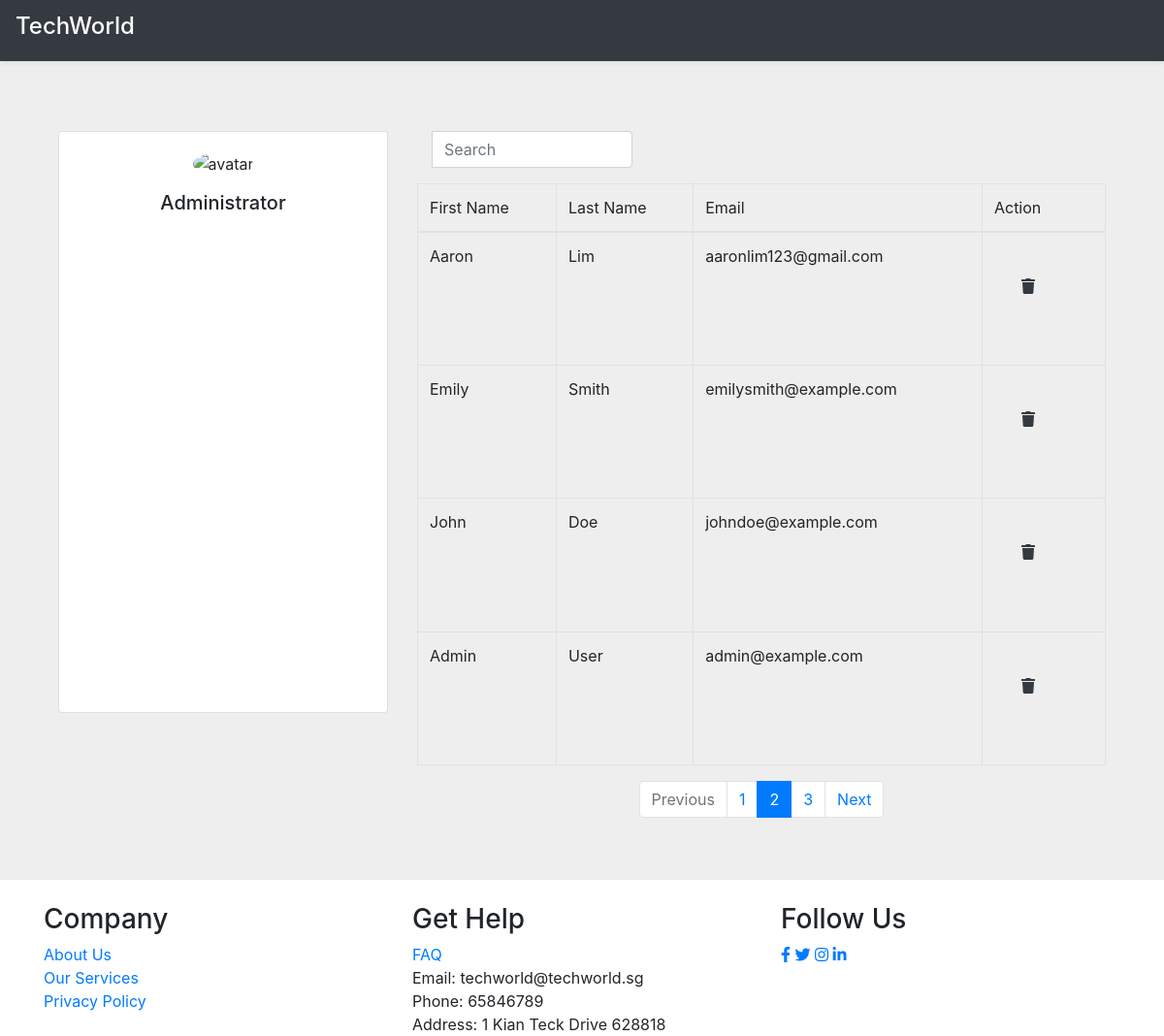
The app's page /administrator (signed in), older data.
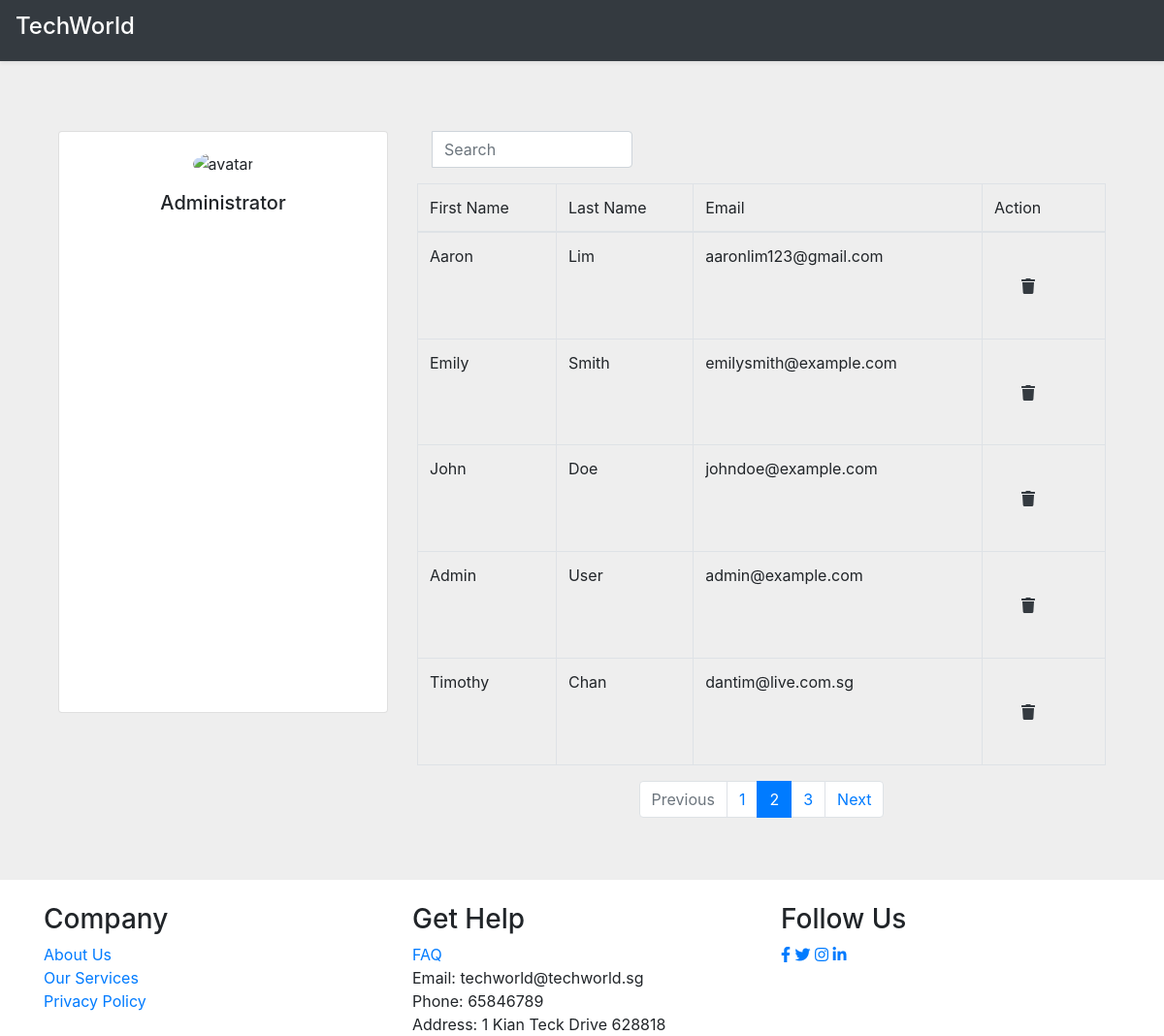
The same page, newer data.
### tables this page shows
CREATE TABLE Accounts (
    account_id INTEGER PRIMARY KEY AUTOINCREMENT,
    userid INTEGER,
    First_name VARCHAR(50) NOT NULL,
    Last_name VARCHAR(50) NOT NULL,
    date_of_birth TEXT NOT NULL, -- Format: YYYY-MM-DD
    gender TEXT, 
    FOREIGN KEY (userid) REFERENCES Users(user_id)
);

CREATE TABLE Users (
    user_id INTEGER PRIMARY KEY AUTOINCREMENT,
    email VARCHAR(50) UNIQUE NOT NULL,
    is_admin TEXT,
    password VARCHAR(50) NOT NULL
);

### app.py (the view)
@app.route("/administrator", methods=['GET'])
def administrator():
    if is_admin():
        conn = get_db_connection()
        query = "SELECT A.account_id, A.First_name, A.Last_name, U.email FROM Accounts A JOIN Users U ON A.userid = U.user_id"
        user = conn.execute(query).fetchall()
        conn.close()
        return render_template("administrator.html", accounts=user)
    else:
        return redirect(url_for('error'))

### app.py (called while the page is built)
def get_db_connection():
    BASE_DIR = os.path.dirname(os.path.abspath(__file__))
    db_path = os.path.join(BASE_DIR, "database.db")
    conn = sqlite3.connect(db_path)
    conn.row_factory = sqlite3.Row
    return conn

def is_admin():
    if 'user_id' in session:
        user_id = session['user_id']
        conn = get_db_connection()
        query = "SELECT is_admin FROM Users WHERE user_id = ?"
        is_admin = conn.execute(query, (user_id,)).fetchone()[0]
        print(is_admin)
        conn.close()
        if is_admin == 'True':
            return True
        else:
            return False
    else:
        return False

### templates/administrator.html (shortened to what this page needs)
<!doctype html>
<html lang="en">
  <head>
    <link rel="stylesheet" href="https://stackpath.bootstrapcdn.com/bootstrap/4.3.1/css/bootstrap.min.css">
    <link rel="stylesheet" href="https://cdnjs.cloudflare.com/ajax/libs/font-awesome/5.15.4/css/all.min.css">
</head>
  <body>
    <section style="background-color: #eee;">
    <header data-bs-theme="dark">
      <div class="navbar navbar-dark bg-dark shadow-sm">
              <a href="/home" class="navbar-brand d-flex align-items-center">
                  <h4>TechWorld</h4>
              </a>
      </div>
  </header>
    <div class="container py-5">
      <div class="container">
        <div class="row">
            <div class="col-4 mt-4">
              <div class="card mb-4" style="height: 600px">
                <div class="card-body text-center">
                  <img src="https://mdbcdn.b-cdn.net/img/Photos/new-templates/bootstrap-chat/ava3.webp" alt="avatar"
                    class="rounded-circle img-fluid" style="width: 150px;">
                  <h5 class="my-3">Administrator</h5>
                </div>
              </div>
            </div>
            <div class="col-lg-8 mt-4">
                <div class="form-group">
                    <div class="col-md-4 inputGroupContainer">
                    <div class="input-group">
                    <input  name="search" placeholder="Search" class="form-control"  type="text">
                      </div>
                    </div>
                  </div>
                <table class="table table-bordered" style="height: 600px;">
                    <thead>
                      <tr>
                        <th scope="col" style="font-weight:normal">First Name</th>
                        <th scope="col" style="font-weight:normal">Last Name</th>
                        <th scope="col" style="font-weight:normal">Email</th>
                        <th scope="col" style="font-weight:normal">Action</th>
                      </tr>
                    </thead>
                    <tbody>
                    {% for account in accounts %}
                    <div class='adminPost'>
                      <tr>
                        <th scope="row" style="font-weight:normal">{{account['First_name']}}</th>
                        <td>{{account['Last_name']}}</td>
                        <td>{{account['email']}}</td>
                        <td>
                          <div class="col-md-1 text-center">
                            <div class="form-group mt-4">
                              <form method="POST" action="/deleteAccount">
                                <button type="submit" class="btn btn-link delete-skill text-dark" onclick="return confirm('Are you sure you want to delete this account?');">
                                    <i class="fa fa-trash"></i>
                                </button>
                            </form>
                            </div>
                          </div>
                        </td>
                      </tr>
                    </div>
                    {% endfor %}
                    </tbody>
                  </table>
                  <nav aria-label="...">
                    <ul class="pagination justify-content-center">
                      <li class="page-item disabled">
                        <a class="page-link" href="#" tabindex="-1">Previous</a>
                      </li>
                      <li class="page-item"><a class="page-link" href="#">1</a></li>
                      <li class="page-item active">
                        <a class="page-link" href="#">2 <span class="sr-only">(current)</span></a>
                      </li>
                      <li class="page-item"><a class="page-link" href="#">3</a></li>
                      <li class="page-item">
                        <a class="page-link" href="#">Next</a>
                      </li>
                    </ul>
                  </nav>
            </div>
    </div>
</div>
      </section>
      <footer class="footer">
        <div class="container">
            <div class="row mt-4">
                <div class="col">
                    <h3>Company</h3>
                        <li style="list-style: none;"><a href="">About Us</a></li>
                        <li style="list-style: none;"><a href="">Our Services</a></li>
                        <li style="list-style: none;"><a href="">Privacy Policy</a></li>
                </div>
                <div class="col">
                    <h3>Get Help</h3>
                        <li style="list-style: none;"><a href="">FAQ</a></li>
                        <li style="list-style: none;">Email: techworld@techworld.sg</li>
                        <li style="list-style: none;">Phone: 65846789</li>
                        <li style="list-style: none;">Address: 1 Kian Teck Drive 628818</li>
                </div>
                <div class="col">
                    <h3>Follow Us</h3>
                    <div class="social-links">
                        <a href=""><i class="fab fa-facebook-f"></i></a>
                        <a href=""><i class="fab fa-twitter"></i></a>
                        <a href=""><i class="fab fa-instagram"></i></a>
                        <a href=""><i class="fab fa-linkedin-in"></i></a>
                    </div>
                </div>
            </div>
        </div>
      </footer>
  </body>
</html>

Row changes from the older to the newer data that the page shows:
added Accounts: First_name "Timothy", Last_name "Chan", email "dantim@live.com.sg"
